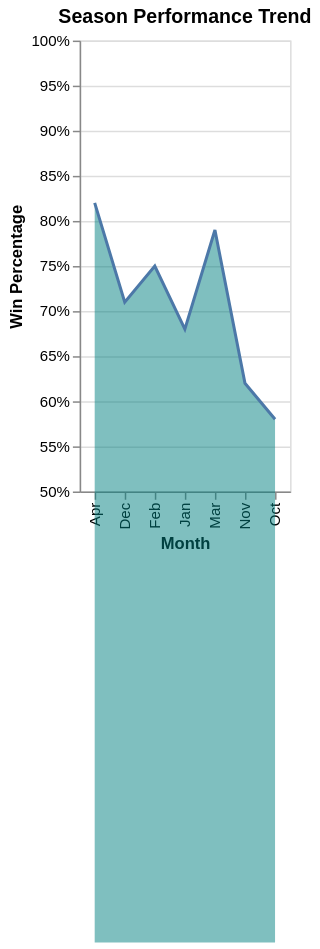

Describe this chart as a Vega-Lite specification.
### Vega-Lite specification from a JSON file in a GitHub repository (floating-point values rounded to 4 significant figures)
{"$schema": "https://vega.github.io/schema/vega-lite/v6.json", "description": "Season performance trends", "data": {"values": [{"month": "Oct", "winPercentage": 0.58}, {"month": "Nov", "winPercentage": 0.62}, {"month": "Dec", "winPercentage": 0.71}, {"month": "Jan", "winPercentage": 0.68}, {"month": "Feb", "winPercentage": 0.75}, {"month": "Mar", "winPercentage": 0.79}, {"month": "Apr", "winPercentage": 0.82}]}, "mark": {"type": "area", "line": true, "color": "teal", "opacity": 0.5}, "encoding": {"x": {"field": "month", "type": "ordinal", "axis": {"title": "Month"}}, "y": {"field": "winPercentage", "type": "quantitative", "axis": {"title": "Win Percentage", "format": ".0%"}, "scale": {"domain": [0.5, 1]}}, "tooltip": [{"field": "month", "type": "ordinal"}, {"field": "winPercentage", "type": "quantitative", "title": "Win %", "format": ".1%"}]}, "title": "Season Performance Trend"}
